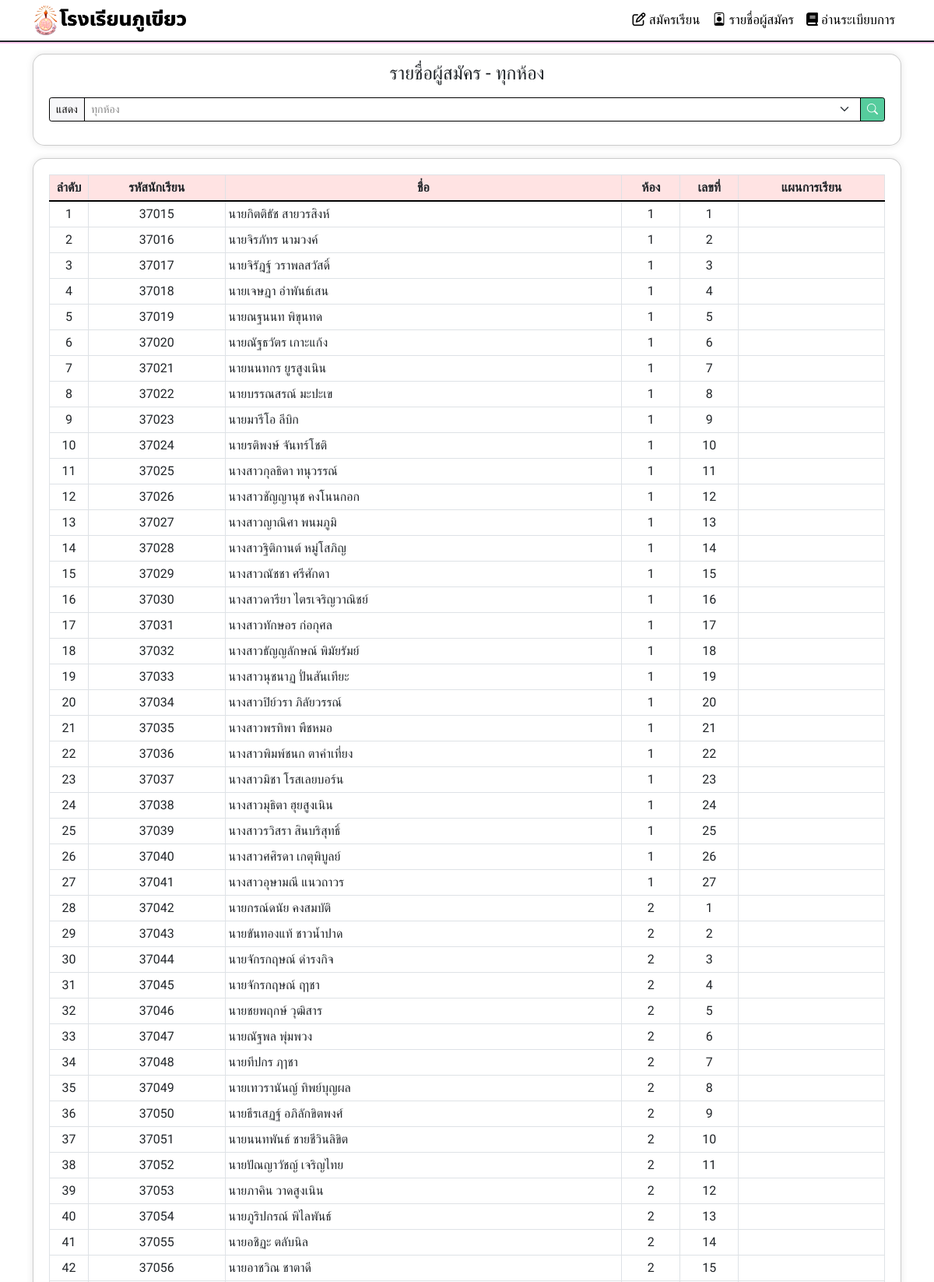
Page /students.php (upper part) on the committed database.
### tables this page shows
CREATE TABLE `students` (
  `sid` int(11) NOT NULL,
  `username` varchar(255) NOT NULL,
  `password` varchar(255) NOT NULL,
  `name` varchar(255) NOT NULL,
  `room` varchar(255) NOT NULL,
  `student_number` varchar(255) NOT NULL,
  `plan` text NOT NULL,
  `grade` int(11) NOT NULL,
  `math` int(11) NOT NULL,
  `sci` int(11) NOT NULL,
  `zero` int(11) NOT NULL,
  `point` int(255) NOT NULL
);

### students.php (the view, shortened to what this page needs)
<?php require 'helper/server/db.php';
    $selectedRoom = isset($_GET['room']) ? $_GET['room'] : '';
    $roomPrefix = ($selectedRoom !== '') ? "ห้อง $selectedRoom" : "ทุกห้อง";
    $sql = "SELECT * FROM students";
    $result = $conn->query($sql);
?>
<!DOCTYPE html>
<html lang="en">
<head>
    <link rel="stylesheet" href="helper/bootstrap/css/bootstrap.min.css">
    <link rel="stylesheet" href="https://unpkg.com/aos@2.3.1/dist/aos.css">
    <link rel="stylesheet" href="https://cdn.jsdelivr.net/npm/bootstrap-icons@1.11.2/font/bootstrap-icons.min.css">
    <link rel="stylesheet" href="helper/style.css">
</head>
<body style="font-family: Prompt, sans-serif;">
    <?php require 'helper/source/header.php' ?>
    <main>
        <div class="container">
            <div class="card-background mb-3" style="padding-top: 10px;" data-aos="zoom-in" data-aos-delay="150" data-aos-duration="1000">
                <h4 class="text-center mb-3">รายชื่อผู้สมัคร - <?php echo  $roomPrefix; ?></h4>
                <form class="d-xl-flex justify-content-xl-center" style="margin-bottom: 10px;" method="get">
                <div class="input-group input-group-sm d-flex d-xl-flex justify-content-end justify-content-xl-end"><span class="input-group-text" style="color: rgb(13,12,12);border-color: rgb(0,0,0); background-color: #f7f7f9;">แสดง</span>
                    <select class="form-select" required="" style="border-color: rgb(0,0,0); color: #888;" name="room">
                        <option value="" <?php echo ($selectedRoom === '') ? 'selected' : ''; ?>>ทุกห้อง</option>
                    </select>
                    <button class="btn btn-primary" type="submit" style="border-color: rgb(0,0,0);"><i class="bi bi-search"></i></button>
                </div>
            </form>
            </div>
            <div class="table-responsive card-background" style="padding-bottom: 10px;" data-aos="zoom-in" data-aos-delay="100" data-aos-duration="1000">
                <table class="table table-sm table-bordered">
                    <thead>
                        <tr class="text-center text-dark" style="background: #ffe3e3;border-bottom: 2px solid rgb(0,0,0);">
                            <th style="width: 50px;">ลำดับ</th>
                            <th>รหัสนักเรียน</th>
                            <th>ชื่อ</th>
                            <th style="width: 75px;">ห้อง</th>
                            <th style="width: 75px;">เลขที่</th>
                            <th>แผนการเรียน</th>
                        </tr>
                    </thead>
                    <?php $i = 1; while($row = $result->fetch_assoc()): ?>
                    <tbody>
                        <tr class="text-black">
                            <td class="text-center"><?php echo $i; ?></td>
                            <td class="text-center"><?php echo $row['username'];?></td>
                            <td><?php echo $row['name'];?></td>
                            <td class="text-center"><?php echo $row['room'];?></td>
                            <td class="text-center"><?php echo $row['student_number'];?></td>
                            <td><?php echo $row['plan'];?></td>
                        </tr>
                    </tbody>
                    <?php $i++; endwhile; ?>
                </table>
            </div>
        </div>
    </main>
    <?php require 'helper/source/script.php' ?>
</body>
</html>

### helper/source/header.php (shortened to what this page needs)
<header>
    <nav class="navbar navbar-light navbar-expand-md sticky-top" style="padding: 0; border-bottom-width: 2px; border-bottom-style: solid; box-shadow: 0px 2px rgba(255,107,213,0.32);">
        <div class="container">
            <a class="navbar-brand" href="./">
                <img src="helper/media/bannerlogo.png" width="200px">
            </a>
            <div class="collapse navbar-collapse d-xl-flex justify-content-xl-end" id="navcol-1">
                <ul class="navbar-nav ms-auto" style="font-size: 17px;">
                    <li class="nav-item">
                        <a class="nav-link" href="account.php"><i class="far fa-edit"></i>&nbsp;สมัครเรียน</a>
                    </li>
                    <li class="nav-item">
                        <a class="nav-link" href="students.php"><i class="bi bi-person-badge"></i>&nbsp;รายชื่อผู้สมัคร</a>
                    </li>
                    <li class="nav-item">
                        <a class="nav-link" href="regulations.php"><i class="fas fa-book"></i>&nbsp;อ่านระเบียบการ</a>
                    </li>
                </ul>
            </div>
        </div>
    </nav>
</header>

### helper/source/script.php (shortened to what this page needs)
<link href="https://cdn.jsdelivr.net/npm/sweetalert2@11.10.2/dist/sweetalert2.min.css" rel="stylesheet">

### helper/style.css (style rules this page uses)
body { position: relative; font-family: 'Prompt', sans-serif; }
main { padding: 15px 0; }
.btn-primary { background-color: #56cc9d; }
.card-background { background-color: #ffffff; padding: 20px; border: 1px solid rgba(0, 0, 0, 0.2); border-radius: 15px; box-shadow: 0 0 10px rgba(0, 0, 0, 0.1); }
.navbar-nav .nav-item .nav-link { color: #000000; }
ul li a { color: #f26b8a; transition: color 0.3s; text-decoration: none; }
a { color: #f26b8a; transition: color 0.3s; text-decoration: none; }

### rows in the picture
students: username "37015", name "นายกิตติธัช สายวรสิงห์", room "1", student_number "1"
students: username "37016", name "นายจิรภัทร นามวงค์", room "1", student_number "2"
students: username "37017", name "นายจิรัฎฐ์ วราพลสวัสดิ์", room "1", student_number "3"
students: username "37018", name "นายเจษฎา อำพันธ์เสน", room "1", student_number "4"
students: username "37019", name "นายณฐนนท พิขุนทด", room "1", student_number "5"
students: username "37020", name "นายณัฐธวัตร เกาะแก้ง", room "1", student_number "6"
students: username "37021", name "นายนนทกร ยูรสูงเนิน", room "1", student_number "7"
students: username "37022", name "นายบรรณสรณ์ มะปะเข", room "1", student_number "8"
students: username "37023", name "นายมารีโอ ลีบิก", room "1", student_number "9"
students: username "37024", name "นายรติพงษ์ จันทร์โชติ", room "1", student_number "10"
students: username "37025", name "นางสาวกุลธิดา ทนุวรรณ์", room "1", student_number "11"
students: username "37026", name "นางสาวชัญญานุช คงโนนกอก", room "1", student_number "12"
students: username "37027", name "นางสาวญาณิศา พนมภูมิ", room "1", student_number "13"
students: username "37028", name "นางสาวฐิติกานต์ หมู่โสภิญ", room "1", student_number "14"
students: username "37029", name "นางสาวณัชชา ศรีศักดา", room "1", student_number "15"
students: username "37030", name "นางสาวดารียา ไตรเจริญวาณิชย์", room "1", student_number "16"
students: username "37031", name "นางสาวทักษอร ก่อกุศล", room "1", student_number "17"
students: username "37032", name "นางสาวธัญญลักษณ์ พิมัยรัมย์", room "1", student_number "18"
students: username "37033", name "นางสาวนุชนาฏ ปั่นสันเทียะ", room "1", student_number "19"
students: username "37034", name "นางสาวปิย์วรา ภิลัยวรรณ์", room "1", student_number "20"
students: username "37035", name "นางสาวพรทิพา พืชหมอ", room "1", student_number "21"
students: username "37036", name "นางสาวพิมพ์ชนก ตาคำเที่ยง", room "1", student_number "22"
students: username "37037", name "นางสาวมิชา โรสเลยบอร์น", room "1", student_number "23"
students: username "37038", name "นางสาวมุธิตา ฮุยสูงเนิน", room "1", student_number "24"
students: username "37039", name "นางสาวรวิสรา สินบริสุทธิ์", room "1", student_number "25"
students: username "37040", name "นางสาวศศิรดา เกตุพิบูลย์", room "1", student_number "26"
students: username "37041", name "นางสาวอุษามณี แนวถาวร", room "1", student_number "27"
students: username "37042", name "นายกรณ์ดนัย คงสมบัติ", room "2", student_number "1"
students: username "37043", name "นายขันทองแท้ ชาวน้ำปาด", room "2", student_number "2"
students: username "37044", name "นายจักรกฤษณ์ ดำรงกิจ", room "2", student_number "3"
students: username "37045", name "นายจักรกฤษณ์ ฤาชา", room "2", student_number "4"
students: username "37046", name "นายชยพฤกษ์ วุฒิสาร", room "2", student_number "5"
students: username "37047", name "นายณัฐพล พุ่มพวง", room "2", student_number "6"
students: username "37048", name "นายทีปกร ฦๅชา", room "2", student_number "7"
students: username "37049", name "นายเทวรานันญ์ ทิพย์บุญผล", room "2", student_number "8"
students: username "37050", name "นายธีรเสฏฐ์ อภิลักขิตพงศ์", room "2", student_number "9"
students: username "37051", name "นายนนทพันธ์ ชายชีวินลิขิต", room "2", student_number "10"
students: username "37052", name "นายปัณญาวัชญ์ เจริญไทย", room "2", student_number "11"
students: username "37053", name "นายภาคิน วาดสูงเนิน", room "2", student_number "12"
students: username "37054", name "นายภูริปกรณ์ พิไลพันธ์", room "2", student_number "13"
students: username "37055", name "นายอชิฏะ ตลับนิล", room "2", student_number "14"
students: username "37056", name "นายอาชวิณ ชาตาดี", room "2", student_number "15"

### other values in the picture
$roomPrefix "ทุกห้อง"
